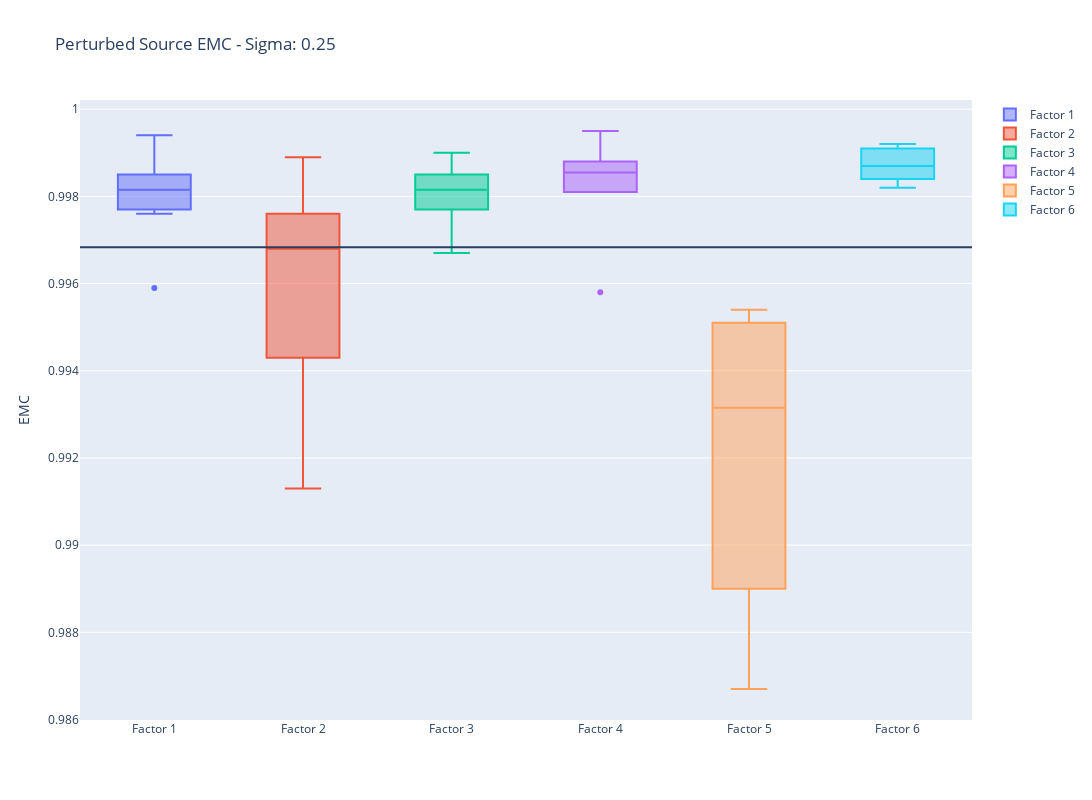

Notebook code cell kept with this figure:
### Code cell
# Figure 4
factor_emc_fig = make_subplots()
factor_emc = np.zeros(shape=(n_models, len(factor_labels)))
for i, v in emc_mapping_results[1].items():
    i_mapping = emc_mapping_results[0][i]
    factor_emc[i] = np.array(v)[i_mapping]
for i in range(len(factor_labels)):
    i_emc_means = factor_emc[:,i]
    factor_emc_fig.add_trace(go.Box(y=i_emc_means, name=factor_labels[i]))
factor_emc_fig.add_hline(y=np.mean(factor_emc))
factor_emc_fig.update_layout(title=f"Perturbed Source EMC - Sigma: {perturb_sigma}", width=1200, height=800, hovermode='x unified')
factor_emc_fig.update_yaxes(title_text="EMC")
factor_emc_fig.show()

### Figure 1 — Plotly figure (JSON) as saved in the notebook; plotly's stock layout.template omitted (floating-point values rounded to 4 significant figures)
{"data": [{"name": "Factor 1", "type": "box", "y": [0.9983, 0.998, 0.9959, 0.9994, 0.9984, 0.9979, 0.9992, 0.9977, 0.9985, 0.9976]}, {"name": "Factor 2", "type": "box", "y": [0.9934, 0.9977, 0.9989, 0.9968, 0.9943, 0.9976, 0.9913, 0.9971, 0.9968, 0.9956]}, {"name": "Factor 3", "type": "box", "y": [0.999, 0.9971, 0.9988, 0.9981, 0.9985, 0.9982, 0.9985, 0.9977, 0.9979, 0.9967]}, {"name": "Factor 4", "type": "box", "y": [0.9984, 0.9987, 0.9987, 0.9995, 0.9958, 0.9981, 0.9989, 0.9984, 0.9981, 0.9988]}, {"name": "Factor 5", "type": "box", "y": [0.9891, 0.9944, 0.9872, 0.9951, 0.989, 0.9923, 0.9954, 0.9952, 0.9867, 0.994]}, {"name": "Factor 6", "type": "box", "y": [0.9983, 0.9984, 0.9992, 0.9982, 0.9988, 0.9991, 0.9986, 0.9992, 0.9985, 0.9991]}], "layout": {"height": 800, "hovermode": "x unified", "shapes": [{"type": "line", "x0": 0, "x1": 1, "xref": "x domain", "y0": 0.9968, "y1": 0.9968, "yref": "y"}], "title": {"text": "Perturbed Source EMC - Sigma: 0.25"}, "width": 1200, "xaxis": {"anchor": "y", "autorange": true, "domain": [0, 1], "range": [-0.5, 5.5], "type": "category"}, "yaxis": {"anchor": "x", "autorange": true, "domain": [0, 1], "range": [0.986, 1.0], "title": {"text": "EMC"}, "type": "linear"}}}
